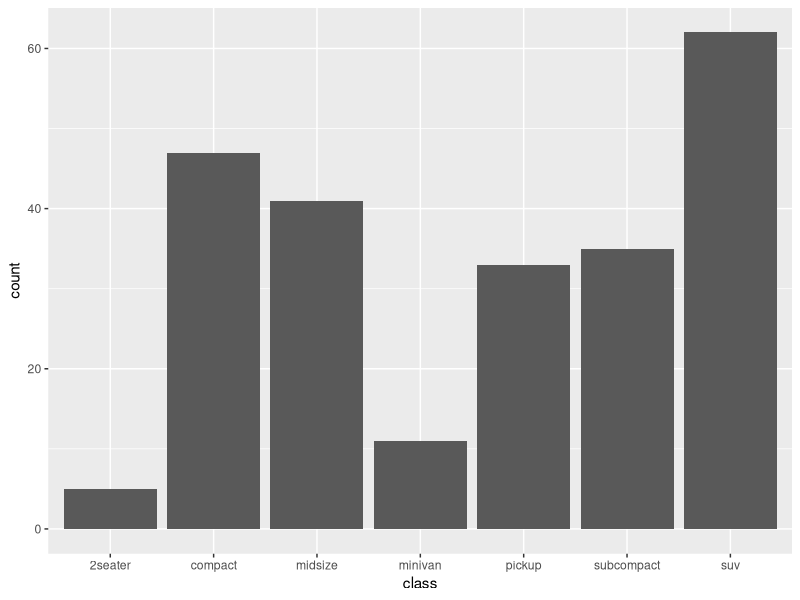
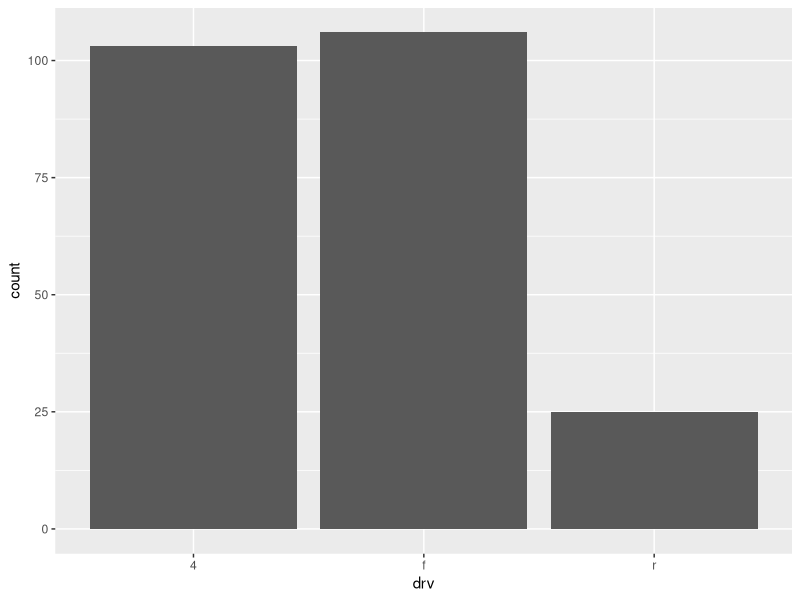
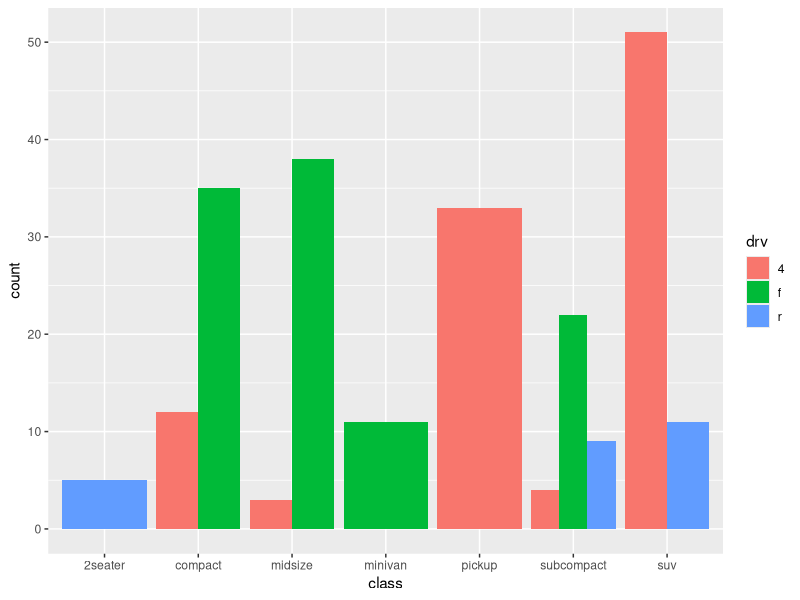
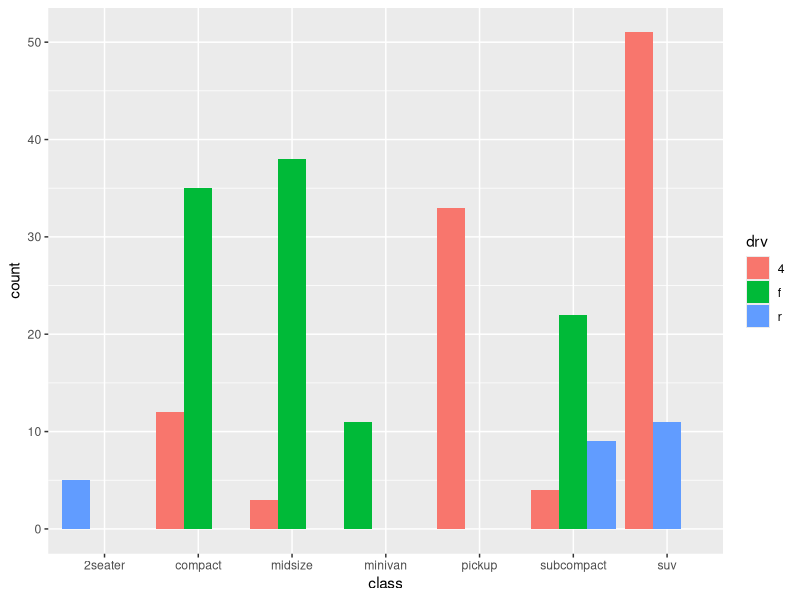
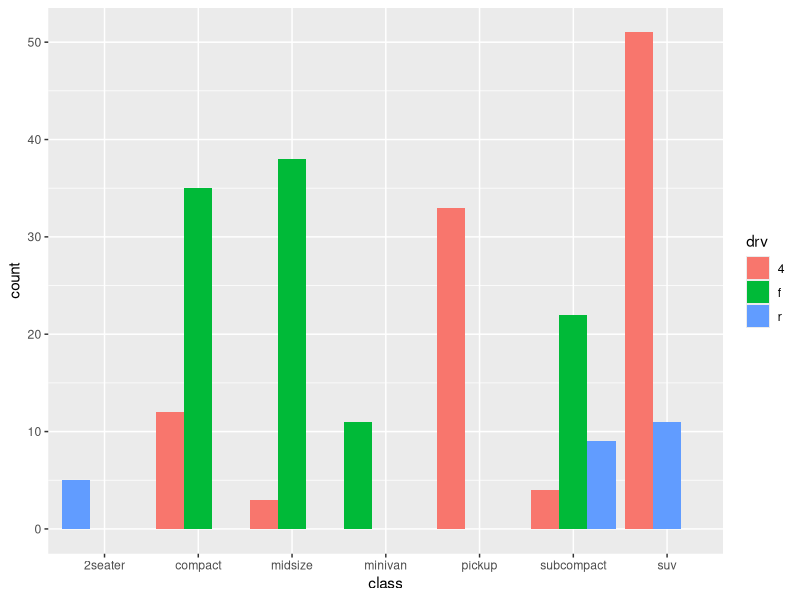
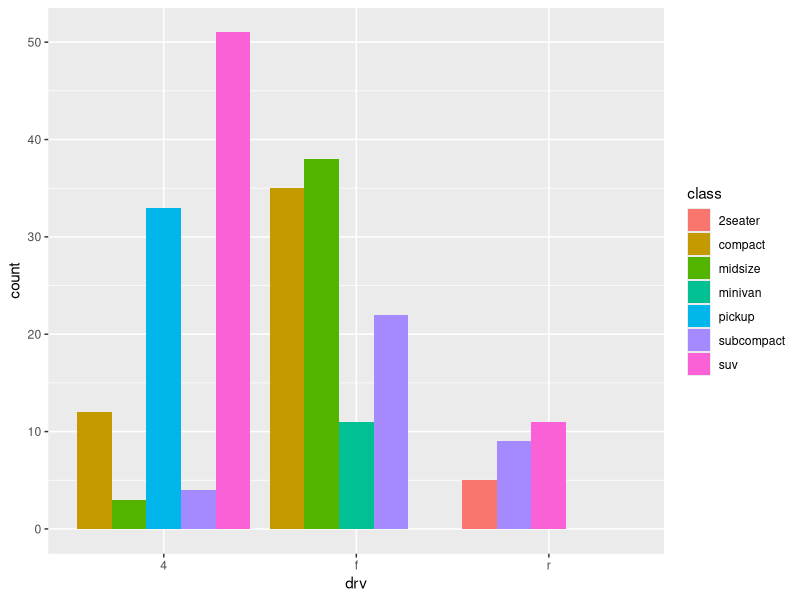
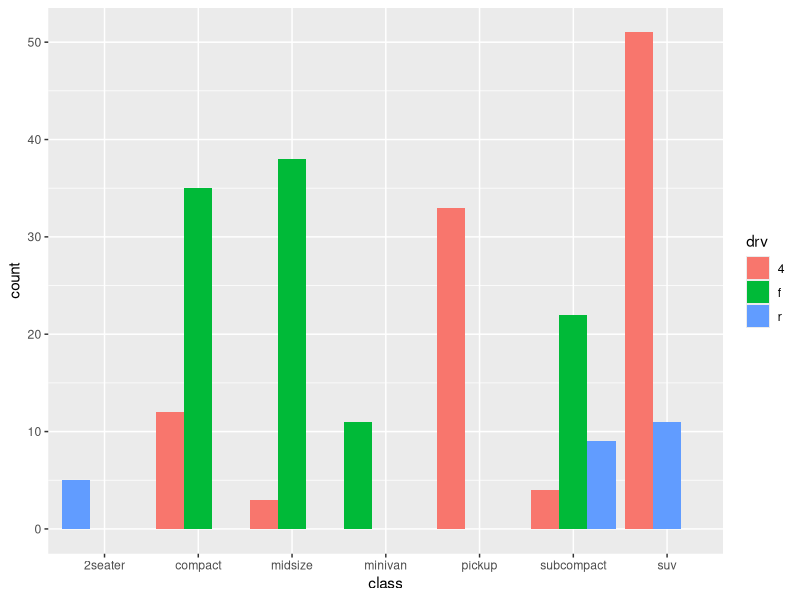
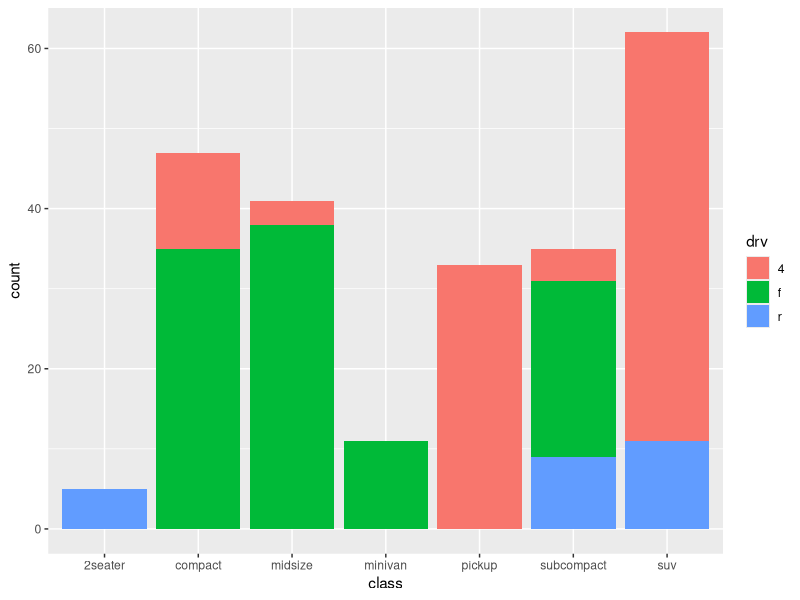

The R source for these figures, in order:
## ---- chunk 1
##xaringan::inf_mr()
## For offline work: https://bookdown.org/yihui/rmarkdown/some-tips.html#working-offline
## Images not appearing? Put images folder inside the libs folder as that is the main data directory

library(tidyverse)
library(readxl)
#library(stargazer)
library(kableExtra)
#library(modelr)

knitr::opts_chunk$set(echo = FALSE,
                      eval = TRUE,
                      error = FALSE,
                      message = FALSE,
                      warning = FALSE,
                      comment = NA)
## ---- chunk 2
# Counts
table(diamonds$cut, diamonds$clarity)
## ---- chunk 3
round(prop.table(table(diamonds$cut, diamonds$clarity)), 3)
## ---- chunk 4
round(prop.table(table(diamonds$cut, diamonds$clarity), margin = 2), 3)
## ---- chunk 5
# Mean
aggregate(data = diamonds, price ~ cut, 
          FUN = mean)

# Median
aggregate(data = diamonds, price ~ cut, 
          FUN = median)
## ---- chunk 6
# Range
aggregate(data = diamonds, price ~ cut, 
          FUN = range)
## ---- chunk 7
# Percentiles
aggregate(data = diamonds, price ~ cut, 
          FUN = quantile)
## ---- chunk 8
# Transform Numeric Variable to Categorical
diamonds$carat2 <- cut(diamonds$carat, breaks = c(0, .8, 6), 
                       labels = c("Smaller than Avg", "Larger than Avg"))
## ---- chunk 9
# Mean price by level of new variable
aggregate(data = diamonds, price ~ carat2, FUN = mean)

# Median price by level of new variable
aggregate(data = diamonds, price ~ carat2, FUN = median)
## ---- chunk 10
# Correlation
cor(diamonds$carat, diamonds$price)

# Statistical Test
cor.test(diamonds$carat, diamonds$price)
## ---- chunk 11
ggplot(mpg, aes(x = class)) +
  geom_bar()
## ---- chunk 12

ggplot(mpg, aes(x = drv)) +
  geom_bar()
## ---- chunk 13
# Side-by-side bar plots
ggplot(mpg, aes(x = class, fill = drv)) + #<<
  geom_bar(position = "dodge") #<<
## ---- chunk 14
# Side-by-side bar plots
ggplot(mpg, aes(x = class, fill = drv)) +
  geom_bar(position = position_dodge(preserve = "single")) #<<
## ---- chunk 15
# Side-by-side bar plots
ggplot(mpg, aes(x = class, fill = drv)) + #<<
  geom_bar(position = position_dodge(preserve = "single"))
## ---- chunk 16
# Side-by-side bar plots
ggplot(mpg, aes(x = drv, fill = class)) + #<<
  geom_bar(position = position_dodge(preserve = "single"))
## ---- chunk 17
# Side-by-side bar plots
ggplot(mpg, aes(x = class, fill = drv)) +
  geom_bar(position = position_dodge(preserve = "single")) #<<
## ---- chunk 18
# Stacked bar plots
ggplot(mpg, aes(x = class, fill = drv)) +
  geom_bar(position = "stack") #<<
## ---- chunk 19
# Stacked bar plots
ggplot(mpg, aes(x = class, fill = drv)) +
  geom_bar(position = "stack") #<<
## ---- chunk 20
# Proportional bar plots
ggplot(mpg, aes(x = class, fill = drv)) +
  geom_bar(position = "fill") #<<
## ---- chunk 21
# Box Plot (Horizontal)
ggplot(mpg, aes(x = drv, y = cty)) +
  geom_boxplot()
## ---- chunk 22
# Box Plot (Vertical)
ggplot(mpg, aes(x = cty, y = drv)) +
  geom_boxplot()
## ---- chunk 23
# Scatter Plot
ggplot(mpg, aes(x = displ, y = cty)) +
  geom_point()
## ---- chunk 24
cor.test(mpg$displ, mpg$cty)
## ---- chunk 25
# Side-by-side bar plots
ggplot(diamonds, aes(x = cut, fill = clarity)) +
  geom_bar(position = position_dodge(preserve = "single")) +
  labs(x = "Quality of the Cut", y = "", fill = "Clarity") +
  theme_bw()
## ---- chunk 26
# Proportional stacked bar plots
ggplot(diamonds, aes(x = cut, fill = clarity)) +
  geom_bar(position = "fill") +
  scale_y_continuous(labels = scales::percent_format()) +
  labs(x = "Quality of the Cut", y = "", fill = "Clarity") +
  theme_bw()
## ---- chunk 27
ggplot(diamonds, aes(x = price, y = cut)) +
  geom_boxplot(fill = "seagreen2") +
  theme_bw() +
  labs(x = "Prices", y = "Quality of the Cut") +
  scale_x_continuous(labels = scales::dollar_format())
## ---- chunk 28
ggplot(diamonds, aes(x = carat, y = price)) +
  geom_point(alpha = .1) +
  theme_bw() +
  labs(x = "Size of the Diamond (carats)", y = "Prices") +
  scale_y_continuous(labels = scales::dollar_format())
